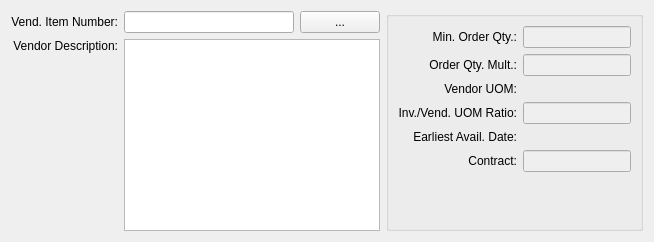
       <widget class="QWidget" name="_source">
        <attribute name="title">
         <string>Vendor Source</string>
        </attribute>
        <layout class="QGridLayout" name="gridLayout_2">
         <item row="0" column="0">
          <widget class="QLabel" name="_vendItemNumberLit">
           <property name="text">
            <string>Vend. Item Number:</string>
           </property>
           <property name="alignment">
            <set>Qt::AlignRight|Qt::AlignTrailing|Qt::AlignVCenter</set>
           </property>
          </widget>
         </item>
         <item row="0" column="1">
          <widget class="XLineEdit" name="_vendorItemNumber">
           <property name="minimumSize">
            <size>
             <width>100</width>
             <height>0</height>
            </size>
           </property>
          </widget>
         </item>
         <item row="0" column="2">
          <widget class="QPushButton" name="_vendorItemNumberList">
           <property name="text">
            <string>...</string>
           </property>
          </widget>
         </item>
         <item row="0" column="3" rowspan="2">
          <widget class="QGroupBox" name="groupBox">
           <property name="title">
            <string/>
           </property>
           <layout class="QGridLayout" name="gridLayout_3">
            <item row="0" column="0">
             <layout class="QVBoxLayout" name="verticalLayout">
              <item>
               <layout class="QGridLayout">
                <item row="0" column="0">
                 <widget class="QLabel" name="_minOrderQtyLit">
                  <property name="text">
                   <string>Min. Order Qty.:</string>
                  </property>
                  <property name="alignment">
                   <set>Qt::AlignRight|Qt::AlignTrailing|Qt::AlignVCenter</set>
                  </property>
                 </widget>
                </item>
                <item row="0" column="1">
                 <widget class="XLineEdit" name="_minOrderQty">
                  <property name="enabled">
                   <bool>false</bool>
                  </property>
                  <property name="minimumSize">
                   <size>
                    <width>80</width>
                    <height>0</height>
                   </size>
                  </property>
                  <property name="alignment">
                   <set>Qt::AlignRight|Qt::AlignTrailing|Qt::AlignVCenter</set>
                  </property>
                 </widget>
                </item>
                <item row="1" column="0">
                 <widget class="QLabel" name="_orderQtyMultLit">
                  <property name="text">
                   <string>Order Qty. Mult.:</string>
                  </property>
                  <property name="alignment">
                   <set>Qt::AlignRight|Qt::AlignTrailing|Qt::AlignVCenter</set>
                  </property>
                 </widget>
                </item>
                <item row="1" column="1">
                 <widget class="XLineEdit" name="_orderQtyMult">
                  <property name="enabled">
                   <bool>false</bool>
                  </property>
                  <property name="minimumSize">
                   <size>
                    <width>80</width>
                    <height>0</height>
                   </size>
                  </property>
                  <property name="alignment">
                   <set>Qt::AlignRight|Qt::AlignTrailing|Qt::AlignVCenter</set>
                  </property>
                 </widget>
                </item>
                <item row="2" column="0">
                 <widget class="QLabel" name="_vendorUOMLit">
                  <property name="text">
                   <string>Vendor UOM:</string>
                  </property>
                  <property name="alignment">
                   <set>Qt::AlignRight|Qt::AlignTrailing|Qt::AlignVCenter</set>
                  </property>
                 </widget>
                </item>
                <item row="2" column="1">
                 <widget class="QLabel" name="_vendorUOM">
                  <property name="minimumSize">
                   <size>
                    <width>80</width>
                    <height>0</height>
                   </size>
                  </property>
                  <property name="text">
                   <string/>
                  </property>
                  <property name="alignment">
                   <set>Qt::AlignLeading|Qt::AlignLeft|Qt::AlignVCenter</set>
                  </property>
                 </widget>
                </item>
                <item row="3" column="0">
                 <widget class="QLabel" name="_invVendorUOMRatioLit">
                  <property name="text">
                   <string>Inv./Vend. UOM Ratio:</string>
                  </property>
                  <property name="alignment">
                   <set>Qt::AlignRight|Qt::AlignTrailing|Qt::AlignVCenter</set>
                  </property>
                 </widget>
                </item>
                <item row="3" column="1">
                 <widget class="XLineEdit" name="_invVendorUOMRatio">
                  <property name="enabled">
                   <bool>false</bool>
                  </property>
                  <property name="minimumSize">
                   <size>
                    <width>80</width>
                    <height>0</height>
                   </size>
                  </property>
                  <property name="text">
                   <string/>
                  </property>
                 </widget>
                </item>
                <item row="4" column="0">
                 <widget class="QLabel" name="_earliestDateLit">
                  <property name="sizePolicy">
                   <sizepolicy hsizetype="Preferred" vsizetype="Preferred">
                    <horstretch>0</horstretch>
                    <verstretch>0</verstretch>
                   </sizepolicy>
                  </property>
                  <property name="text">
                   <string> Earliest Avail. Date:</string>
                  </property>
                  <property name="alignment">
                   <set>Qt::AlignRight|Qt::AlignTrailing|Qt::AlignVCenter</set>
                  </property>
                  <property name="buddy">
                   <cstring>_earliestDate</cstring>
                  </property>
                 </widget>
                </item>
                <item row="4" column="1">
                 <widget class="DLineEdit" name="_earliestDate">
                  <property name="enabled">
                   <bool>false</bool>
                  </property>
                 </widget>
                </item>
                <item row="5" column="0">
                 <widget class="QLabel" name="_contrctNumberLit">
                  <property name="text">
                   <string>Contract:</string>
                  </property>
                  <property name="alignment">
                   <set>Qt::AlignRight|Qt::AlignTrailing|Qt::AlignVCenter</set>
                  </property>
                 </widget>
                </item>
                <item row="5" column="1">
                 <widget class="XLineEdit" name="_contrctNumber">
                  <property name="enabled">
                   <bool>false</bool>
                  </property>
                 </widget>
                </item>
               </layout>
              </item>
              <item>
               <spacer name="verticalSpacer">
                <property name="orientation">
                 <enum>Qt::Vertical</enum>
                </property>
                <property name="sizeHint" stdset="0">
                 <size>
                  <width>20</width>
                  <height>0</height>
                 </size>
                </property>
               </spacer>
              </item>
             </layout>
            </item>
           </layout>
          </widget>
         </item>
         <item row="1" column="0">
          <layout class="QVBoxLayout">
           <item>
            <widget class="QLabel" name="_vendItemDescripLit">
             <property name="sizePolicy">
              <sizepolicy hsizetype="Preferred" vsizetype="Fixed">
               <horstretch>0</horstretch>
               <verstretch>0</verstretch>
              </sizepolicy>
             </property>
             <property name="text">
              <string>Vendor Description:</string>
             </property>
             <property name="alignment">
              <set>Qt::AlignRight|Qt::AlignTop|Qt::AlignTrailing</set>
             </property>
            </widget>
           </item>
           <item>
            <spacer>
             <property name="orientation">
              <enum>Qt::Vertical</enum>
             </property>
             <property name="sizeHint" stdset="0">
              <size>
               <width>20</width>
               <height>0</height>
              </size>
             </property>
            </spacer>
           </item>
          </layout>
         </item>
         <item row="1" column="1" colspan="2">
          <widget class="XTextEdit" name="_vendorDescrip">
           <property name="focusPolicy">
            <enum>Qt::ClickFocus</enum>
           </property>
           <property name="spellEnable">
            <bool>true</bool>
           </property>
          </widget>
         </item>
        </layout>
       </widget>
